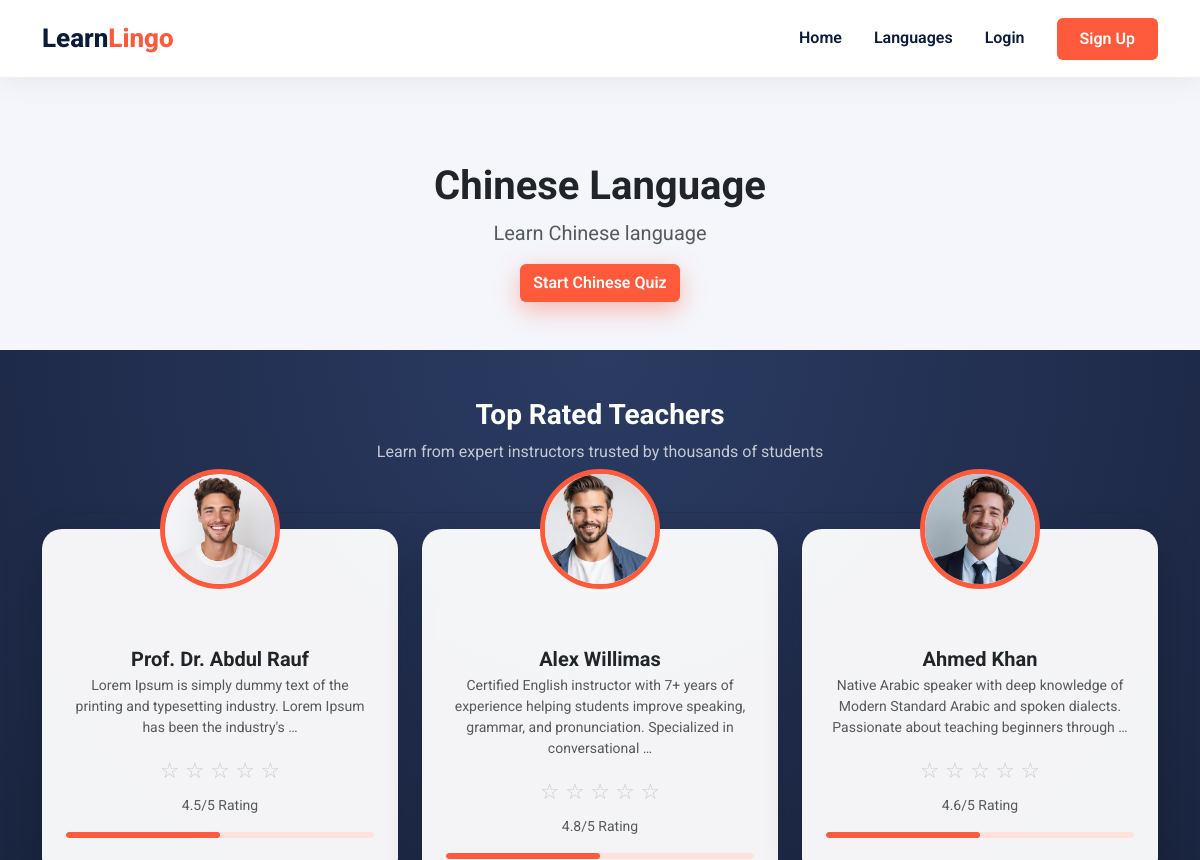
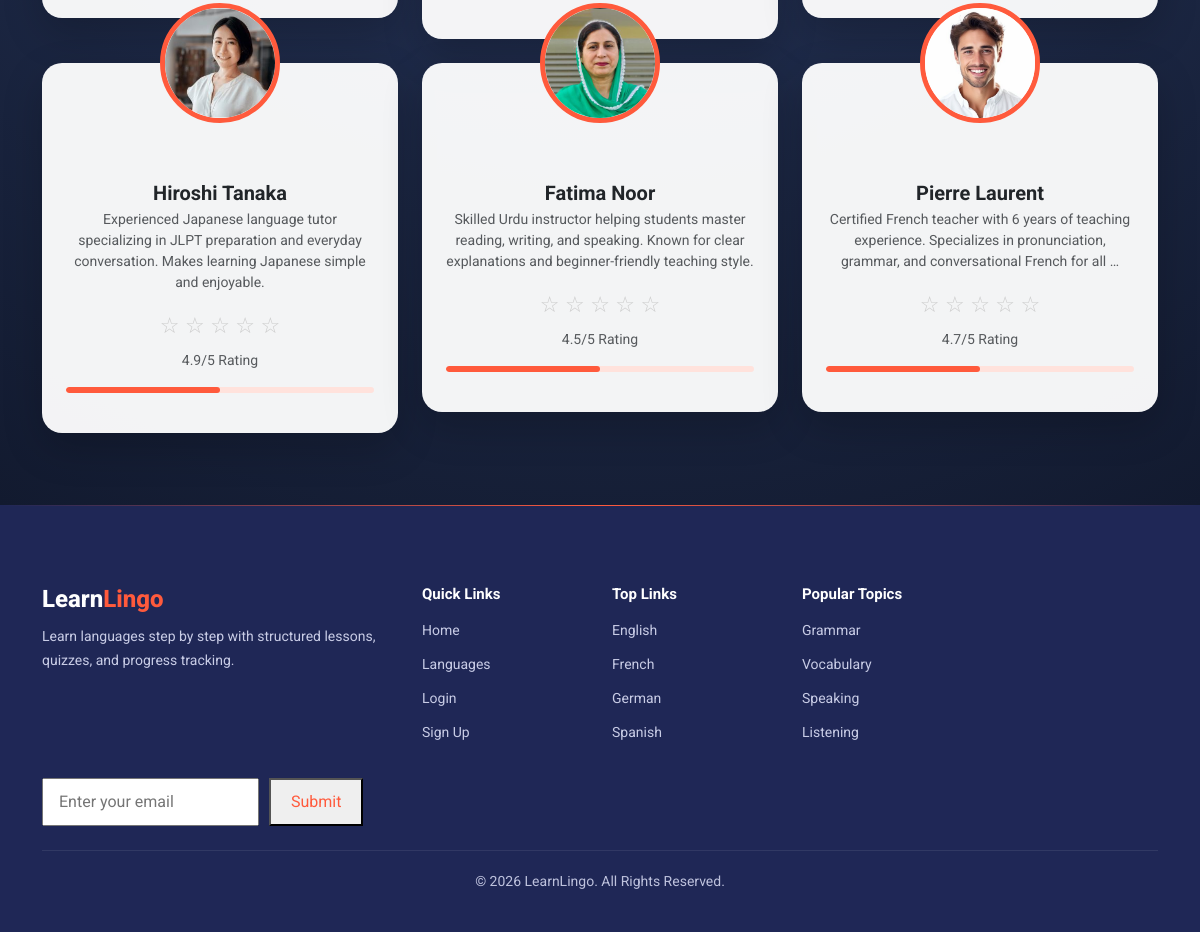
/language/3/, run on the app's committed database (2 pictures, top to bottom).
### courses/models.py (models this page shows, shortened)
class Language(models.Model):
    name = models.CharField(max_length=50)
    description = models.TextField()
    icon = models.ImageField(upload_to='language_icons/', blank=True, null=True)

class Teacher(models.Model):
    name = models.CharField(max_length=100)
    bio = models.TextField()
    rating = models.FloatField(default=4.5)
    photo = models.ImageField(upload_to='teachers/', blank=True, null=True)

### courses/views.py (the view)
# urls.py: path('language/<int:id>/', views.language_detail, name='language_detail'),
def language_detail(request, id):
    language = Language.objects.get(id=id)
    courses = Course.objects.filter(language=language)
    teachers = Teacher.objects.all()
    for teacher in teachers:
        teacher.rating_percent = teacher.rating * 20
    return render(request, 'courses/language_detail.html', {
        'language': language,
        'courses': courses,
        'teachers': teachers
    })

### accounts/templates/courses/language_detail.html (shortened to what this page needs)
{% load static %}
<!DOCTYPE html>
<html lang="en">
<head>
  <link href="https://cdn.jsdelivr.net/npm/bootstrap@5.3.0/dist/css/bootstrap.min.css" rel="stylesheet">
</head>
<body>
<nav class="navbar navbar-expand-lg fixed-top custom-navbar">
  <div class="container">
    <a class="navbar-brand" href="/">Learn<span>Lingo</span></a>
    <div class="collapse navbar-collapse" id="nav">
      <ul class="navbar-nav ms-auto">
        <li class="nav-item"><a class="nav-link" href="/">Home</a></li>
        <li class="nav-item"><a class="nav-link" href="{% url 'languages_list' %}">Languages</a></li>
        <li class="nav-item"><a class="nav-link" href="{% url 'login' %}">Login</a></li>
        <li class="nav-item ms-3">
          <a class="btn nav-signup" href="{% url 'register' %}">Sign Up</a>
        </li>
      </ul>
    </div>
  </div>
</nav>
<br>{% block content %}
<div class="container mt-5" data-aos="fade-up" data-aos-duration="1200">
  <div class="text-center mb-5">
    <h2 class="fw-bold display-6">{{ language.name }}</h2>
    <p class="text-muted fs-5">{{ language.description }}</p>
    {% if "British" in language.name %}
      <a href="{% url 'british_quiz_question' 0 %}" class="btn btn-orange">
        Start British English Quiz
      </a>
    {% elif "Spanish" in language.name %}
      <a href="{% url 'spanish_quiz' %}" class="btn btn-orange">
        Start Spanish Quiz
      </a>
       {% elif "Chinese" in language.name %}
      <a href="{% url 'chinese_quiz_start' %}" class="btn btn-orange">
        Start Chinese Quiz
      </a>
      {% elif "russian" in language.name|lower %}
  <a href="{% url 'russian_quiz_start' %}" class="btn btn-orange">
    Start Russian Quiz
  </a>
{% endif %}
  </div>
</div>
<section class="teacher-feature py-5">
  <div class="container">
    <div class="text-center mb-5">
      <h3 class="fw-bold text-white">Top Rated Teachers</h3>
      <p class="text-light opacity-75">
        Learn from expert instructors trusted by thousands of students
      </p>
    </div>
    <div class="row justify-content-center">
      {% for teacher in teachers %}
      <div class="col-lg-4 col-md-6 mb-4">
        <div class="teacher-card position-relative text-center">
          {% if teacher.photo %}
          <div class="teacher-img-wrapper">
            <img src="{{ teacher.photo.url }}" alt="teacher">
          </div>
          {% endif %}
          <div class="teacher-content p-4 pt-5">
            <h5 class="fw-bold mb-1 text-dark">{{ teacher.name }}</h5>
            <p class="text-muted small mb-3">
              {{ teacher.bio|truncatewords:18 }}
            </p>
            <div class="stars mb-2">
              {% for i in "12345" %}
                {% if teacher.rating|floatformat:0 >= forloop.counter %}
                  <span class="star filled">★</span>
                {% else %}
                  <span class="star">☆</span>
                {% endif %}
              {% endfor %}
            </div>
            <small class="text-muted d-block mb-3">
              {{ teacher.rating }}/5 Rating
            </small>
            <div class="progress mb-3">
              <div class="progress-bar" style="width: {{ teacher.rating|floatformat:0 }}0%;">
              </div>
            </div>
          </div>
        </div>
      </div>
      {% endfor %}
    </div>
  </div>
</section>
{% endblock %}
<footer class="site-footer" data-aos="fade-up" data-aos-duration="1000">
      <div class="container">
        <div class="row">
          <div class="col-lg-4 col-md-6 mb-4" data-aos="fade-right">
            <h5 class="footer-brand">Learn<span>Lingo</span></h5>
            <p class="footer-text">
              Learn languages step by step with structured lessons, quizzes, and
              progress tracking.
            </p>
          </div>
          <div class="col-lg-2 col-md-6 mb-4">
            <h6 class="footer-title">Quick Links</h6>
            <ul class="footer-links">
              <li><a href="/">Home</a></li>
              <li><a href="{% url 'languages_list' %}">Languages</a></li>
              <li><a href="{% url 'login' %}">Login</a></li>
              <li><a href="{% url 'register' %}">Sign Up</a></li>
            </ul>
          </div>
          <div class="col-lg-2 col-md-6 mb-4">
            <h6 class="footer-title">Top Links</h6>
            <ul class="footer-links">
              <li><a href="#">English</a></li>
              <li><a href="#">French</a></li>
              <li><a href="#">German</a></li>
              <li><a href="#">Spanish</a></li>
            </ul>
          </div>
          <div class="col-lg-2 col-md-6 mb-4">
            <h6 class="footer-title">Popular Topics</h6>
            <ul class="footer-links">
              <li><a href="#">Grammar</a></li>
              <li><a href="#">Vocabulary</a></li>
              <li><a href="#">Speaking</a></li>
              <li><a href="#">Listening</a></li>
            </ul>
          </div>
          <form class="form-inline">
            <input
              type="email"
              placeholder="Enter your email"
              class="email-input"
            />
            <button type="submit" class="submit-btn">Submit</button>
          </form>
        </div>
        <div class="footer-bottom text-center mt-4">
          © {{ year|default:2026 }} LearnLingo. All Rights Reserved.
        </div>
      </div>
    </footer>
</body>
</html>

### accounts/templates/courses/language_detail.html (style rules this page uses)
body { font-family: 'Roboto', sans-serif; background: #f4f6fb; }
.custom-navbar { background:#fff; box-shadow: 0 8px 25px rgba(0,0,0,0.05); padding: 14px 0; }
.navbar-brand { font-size: 26px; font-weight: 800; color: #0b1c39 !important; }
.navbar-brand span { color: #ff5a3c; }
.nav-link { color: #0b1c39 !important; font-weight: 600; margin: 0 8px; }
.nav-signup { background: #ff5a3c; color: #fff; padding: 8px 22px; border-radius: 6px; font-weight: 600; }
.teacher-feature { background: radial-gradient(circle at top, #2b3b63, #121a2f); }
.btn-orange { background:#ff5a3c; color:#fff; font-weight:600; box-shadow:0 8px 25px rgba(255,90,60,.4); }
.teacher-card { background:rgba(255,255,255,.95); border-radius:20px; padding-top:70px; transition:.4s ease; box-shadow:0 15px 40px rgba(0,0,0,.2); }
.teacher-img-wrapper { position:absolute; top:-60px; left:50%; transform:translateX(-50%); width:120px; height:120px; border-radius:50%; overflow:hidden; border:5px solid #ff5a3c; background:#fff; }
.teacher-img-wrapper img { width:100%; height:100%; object-fit:cover; }
.teacher-content { border-radius:20px; }
.stars { font-size:22px; }
.star { color:#ccc; }
.progress { height:6px; background:#ffe2dc; border-radius:10px; }
.progress-bar { background:#ff5a3c; border-radius:10px; transition:width .5s ease; }
.site-footer { background: #1f2756; padding: 80px 0 40px; color: #e6e9ff; position: relative; }
.site-footer::before { content: ""; position: absolute; top: 0; left: 0; width: 100%; height: 1px; background: linear-gradient(90deg, transparent, #ff5a3c, transparent); }
.footer-brand { font-size: 24px; font-weight: 800; color: #ffffff; margin-bottom: 12px; }
.footer-brand span { color: #ff5a3c; }
.footer-text { font-size: 14px; line-height: 1.7; opacity: 0.85; max-width: 420px; }
.footer-title { font-size: 15px; font-weight: 700; color: #ffffff; margin-bottom: 15px; }
.footer-links { list-style: none; padding: 0; margin: 0; }
.footer-links li { margin-bottom: 10px; }
.footer-links a { color: #e6e9ff !important; font-size: 14px; text-decoration: none; opacity: 0.85; transition: all 0.3s ease; }
.form-inline { display: flex; align-items: center; gap: 10px; }
.email-input { padding: 10px 15px; font-size: 16px; }
.submit-btn { padding: 10px 20px; font-size: 16px; cursor: pointer; color: #ff5a3c; }
.footer-bottom { margin-top: 30px; padding-top: 20px; border-top: 1px solid rgba(255, 255, 255, 0.1); font-size: 14px; opacity: 0.8; }

### data on the page
Language: name "Chinese Language", description "Learn Chinese language"
Teacher: photo (picture), name "Prof. Dr. Abdul Rauf", bio "Lorem Ipsum is simply dummy text of the printing and typesetting industry. Lorem Ipsum has been the industry's …", rating "4.5"
Teacher: photo (picture), name "Alex Willimas", bio "Certified English instructor with 7+ years of experience helping students improve speaking, grammar, and pronunciation. Specialized in conversational …", rating "4.8"
Teacher: photo (picture), name "Ahmed Khan", bio "Native Arabic speaker with deep knowledge of Modern Standard Arabic and spoken dialects. Passionate about teaching beginners through …", rating "4.6"
Teacher: photo (picture), name "Hiroshi Tanaka", bio "Experienced Japanese language tutor specializing in JLPT preparation and everyday conversation. Makes learning Japanese simple and enjoyable.", rating "4.9"
Teacher: photo (picture), name "Fatima Noor", bio "Skilled Urdu instructor helping students master reading, writing, and speaking. Known for clear explanations and beginner-friendly teaching style.", rating "4.5"
Teacher: photo (picture), name "Pierre Laurent", bio "Certified French teacher with 6 years of teaching experience. Specializes in pronunciation, grammar, and conversational French for all …", rating "4.7"

### other printed values
{{ year|default:2026 }} "2026"
